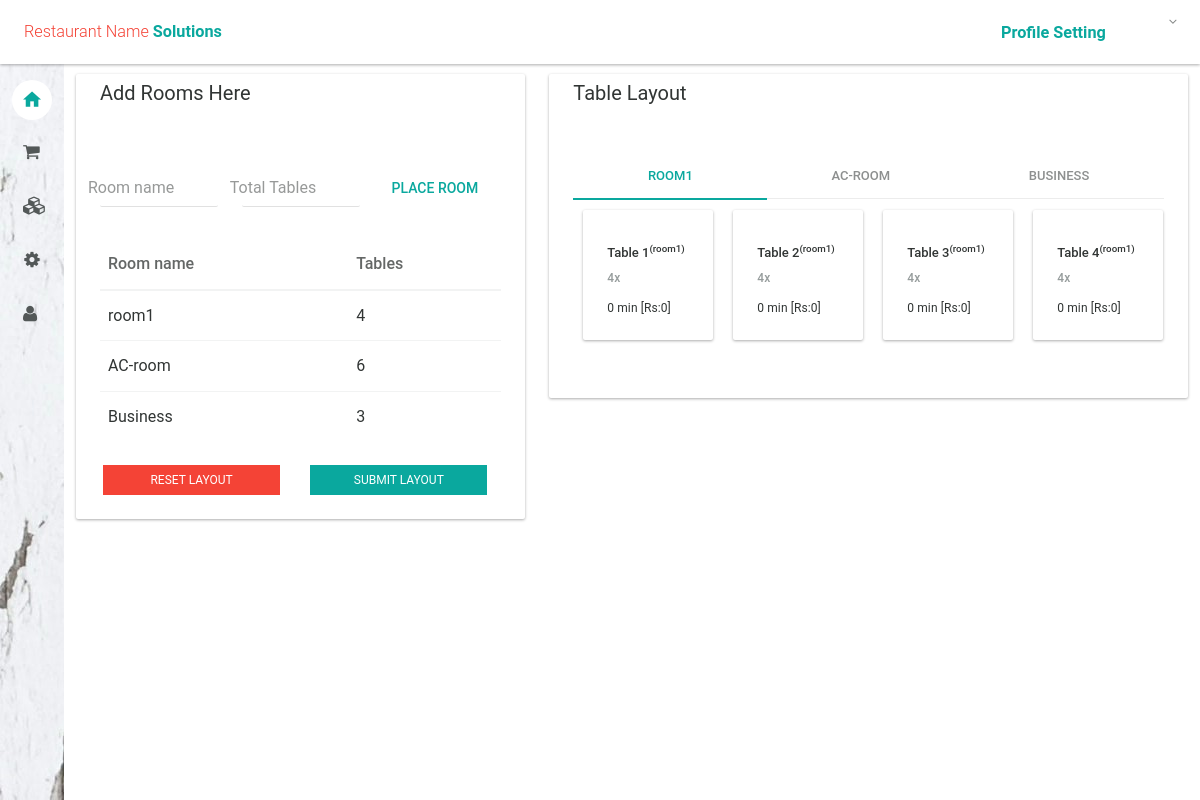
The app's page /CustomerAndDish/table_layout/ (signed in) with its own data.
### CustomerAndDish/models.py (models this page shows, shortened)
class RoomTable(models.Model):
    room_name = models.CharField(max_length=255, blank=False, null=False) #like AC ,Party , Ordinary
    room_tables = models.SmallIntegerField(blank=True, null=True, default=0)
    room_n = models.CharField(max_length=255, editable=False, null=False, default='a') #for concatination
    def __str__(self):
        return self.room_name

### CustomerAndDish/views.py (the view, shortened to what this page needs)
# urls.py: path('table_layout/', views.Table_Layout,name="tableLayout"),
@login_required
def Table_Layout(request):
    print('In table Layout')
    all_roomTables = RoomTable.objects.all()
    print(all_roomTables)
    return render(request,'CustomerAndDish/layout_table.html',{'all_roomTables':all_roomTables})

### CustomerAndDish/templates/CustomerAndDish/layout_table.html (shortened to what this page needs)
{% extends 'layout.html' %}
{% block body %}
<div class="container-fluid bg-light mt-2">
    <div class="row">
        <div class="col-sm-5">
            <div class="card" style="margin-top: 10px;">
                <div class="card-head style-light">
                    <header>Add Rooms Here</header>
                </div>
                <div class="card-body">
                    <form class="form" role="form" action="" method="post">
                        <div class="row">
                            <div class="col-sm-4 form-group floating-label">
                                <input type="text" name="room_name" class="form-control" />
                                <label for="regular2">Room name</label>
                            </div>
                            <div class="col-sm-4 form-group floating-label">
                                <input type="text" name="room_table" class="form-control" />
                                <label for="regular2">Total Tables</label>
                            </div>
                            <div class="col-sm-4 form-group">
                                <input onclick="roomTableEntry(this.form)" type="button"
                                    class="btn btn-flat btn-primary ink-reaction" value="Place Room" />
                            </div>
                        </div>
                    </form>
                    <table class="table" id="roomTable">
                        <thead>
                            <tr>
                                <th>Room name</th>
                                <th>Tables</th>
                            </tr>
                        </thead>
                        <tbody>
                            {% for i in all_roomTables %}
                            <tr>
                                <td>{{i.room_name}}</td>
                                <td>{{i.room_tables}}</td>
                            </tr>
                            {% endfor %}
                        </tbody>
                    </table>
                    <div class="row">
                                <button id="ResetLayout" class="btn btn-sm btn-danger col-sm-5" type="submit"
                                onclick="location.href='{% url 'TableInfo_DataDelete' %}'" style="margin-left: 15px;margin-right: 15px;">Reset Layout</button>
                                <button id="SubmitLayout" class="btn btn-sm btn-primary col-sm-5" type="submit"
                                onclick="location.href='{% url 'TableInfo_DataInput' %}'"
                                style="display:block;margin-left: 15px;">Submit Layout</button>
                    </div>
                </div>
            </div>
        </div>
        <div class="col-sm-7">
            <div class="card" id="PCard" style="margin-top: 10px;">
                <div class="card-head style-light">
                    <header>Table Layout</header>
                </div>
                <div class="card-body" id="displayLayout">
                    <ul class="nav nav-tabs nav-justified" role="tablist" id="tabl">
                        {% for i in all_roomTables %}
                        <li role="presentation" class=""><a href="#{{i.room_n}}" aria-controls="{{i.room_n}}" role="tab"
                                class="nav-link" data-toggle="tab" id="T{{ forloop.counter }}">
                                {{i.room_name}}</a></li>
                        {% endfor %}
                    </ul>
                    <div class="tab-content" id="tabc">
                        {% for i in all_roomTables %}
                        <div role="tabpanel" class="tab-pane" id="{{i.room_n}}">
                            <tables>
                                {% with ''|center:i.room_tables as range %}
                                {% for j in range %}
                                <div class="card shadow mt-2 mx-2" style="width: 13rem; height: 13rem;">
                                    <div class="card-body">
                                        <h5 class="card-title">Table {{forloop.counter}}<sup>({{i.room_name}})</sup>
                                        </h5>
                                        <h6 class="card-subtitle mb-1 text-muted">4x</h6>
                                        <p class="card-text">0 min [Rs:0]</p>
                                    </div>
                                </div>
                                {% endfor %}
                                {% endwith %}
                            </tables>
                        </div>
                        {% endfor %}
                    </div>
                </div>
            </div>
        </div>
    </div>
    {% endblock %}

### static/css/style_change.css (style rules this page uses)
p { display: inline-block; vertical-align: top; margin: 0; }

### CustomerAndDish/templates/CustomerAndDish/layout_table.html (style rules this page uses)
tables { display: grid; grid-template-columns: repeat(4, 1fr); grid-gap: 20px; padding: 10px; text-align: left; font-size: 12px; }

### records on screen
RoomTable: room_name "room1", room_tables "4", room_name "ROOM1", room_name "room1" "room1" "room1" "room1"
RoomTable: room_name "AC-room", room_tables "6", room_name "AC-ROOM"
RoomTable: room_name "Business", room_tables "3", room_name "BUSINESS"
